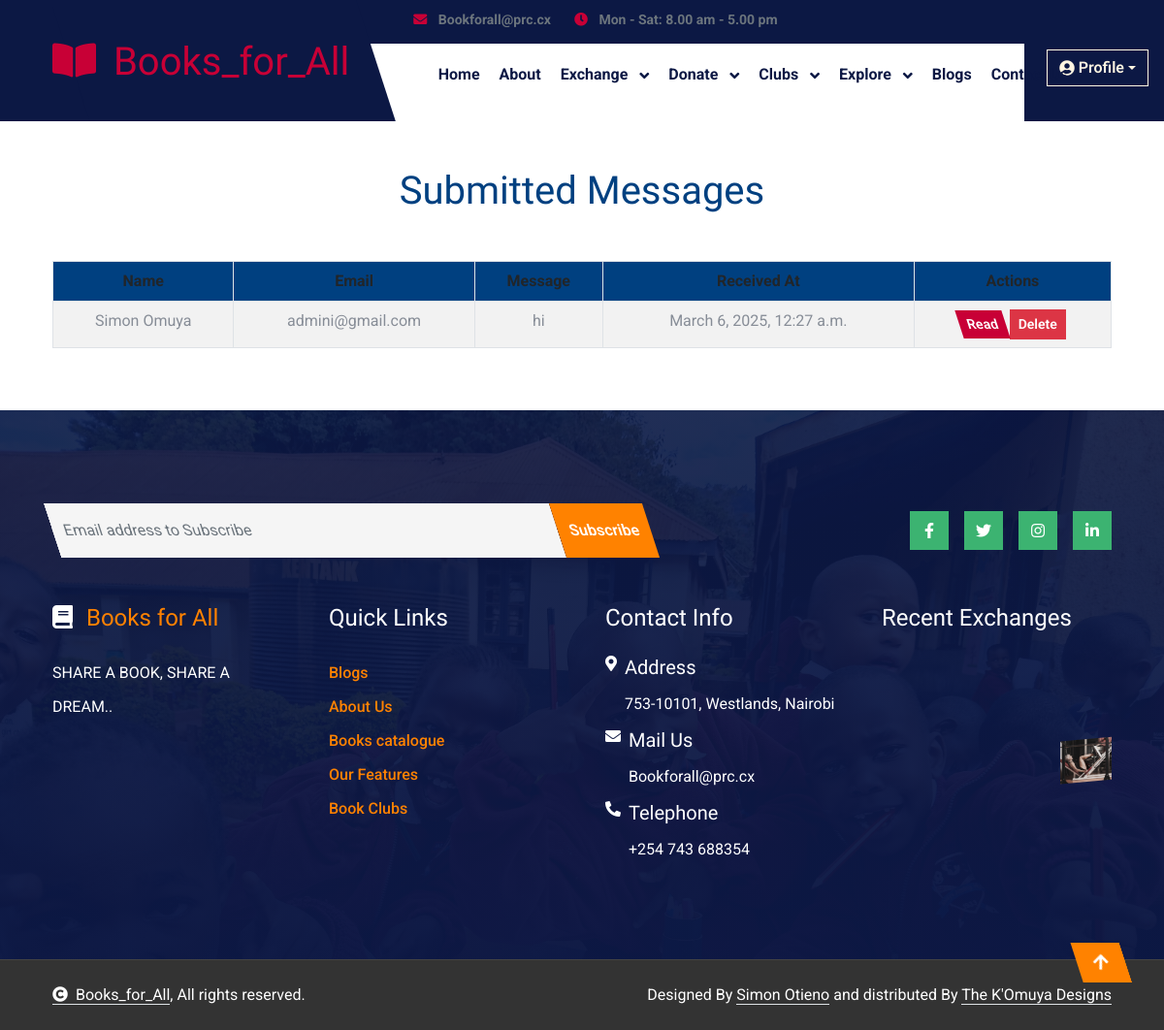
Screenshot of /messages/ with the database file from the repository.
### myapp/models.py (models this page shows, shortened)
class Message(models.Model):
    name = models.CharField(max_length=100)
    email = models.EmailField()
    message = models.TextField()
    created_at = models.DateTimeField(auto_now_add=True)

### myapp/views.py (the view)
# urls.py: path('messages/', views.view_messages, name='view_messages'),
def view_messages(request):
    messages = Message.objects.all().order_by('-created_at')  # Latest messages first
    return render(request, 'view_messages.html', {'messages': messages})

### myapp/templates/view_messages.html (shortened to what this page needs)
{% load static %}
<!DOCTYPE html>
<html lang="en">
<head>
    <link href="https://cdn.jsdelivr.net/npm/bootstrap@5.3.0/dist/css/bootstrap.min.css" rel="stylesheet">
    <link rel="stylesheet" href="https://use.fontawesome.com/releases/v5.15.4/css/all.css"/>
    <link href="https://cdn.jsdelivr.net/npm/bootstrap-icons@1.4.1/font/bootstrap-icons.css" rel="stylesheet">
    <link rel="stylesheet" href="{% static 'lib/animate/animate.min.css' %}"/>
    <link rel="stylesheet" href="{% static 'lib/owlcarousel/assets/owl.carousel.min.css' %}"/>
    <link rel="stylesheet" href="{% static 'css/bootstrap.min.css' %}"/>
    <link rel="stylesheet" href="{% static 'css/style.css' %}"/>
</head>
    <div class="container-fluid header-top">
    <div class="nav-shaps-2"></div>
    <div class="container d-flex align-items-center">
        <div class="d-flex align-items-center h-100">
            <a href="#" class="navbar-brand" style="height: 125px;">
                <h1 class="text-primary mb-0" style="color: #ffffff;">
                    <i class="fas fa-book-open me-2"></i> Books_for_All
                </h1>
            </a>
        </div>
        <div class="w-100 h-100">
            <div class="topbar px-0 py-2 d-none d-lg-block" style="height: 45px;">
                <div class="row gx-0 align-items-center">
                    <div class="col-lg-8 text-center text-lg-center mb-lg-0">
                        <div class="d-flex flex-wrap">
                            <div class="pe-4">
                                <a href="Bookforall@prc.cx" class="text-muted small"
                                    style="color: white; font-weight: bold;">
                                    <i class="fas fa-envelope text-primary me-2" style="color: white"></i>
                                    Bookforall@prc.cx
                                </a>
                            </div>
                            <div class="pe-0">
                                <a href="#" class="text-muted small"
                                    style="color: white; font-weight: bold;">
                                    <i class="fa fa-clock text-primary me-2" style="color: white"></i>
                                    Mon - Sat: 8.00 am - 5.00 pm
                                </a>
                            </div>
                        </div>
                    </div>
                    <div class="col-lg-4 text-center text-lg-end">
                        <div class="d-flex justify-content-end">
                            <div class="d-flex align-items-center pe-3">
                                <div class="position-absolute end-0 me-3" style="padding-top: 100px;">
                                    <div class="dropdown">
                                        <button class="btn btn-outline-light dropdown-toggle d-flex align-items-center"
                                            type="button" id="profileDropdown" data-bs-toggle="dropdown"
                                            aria-expanded="false">
                                            <i class="fas fa-user-circle me-1"></i> Profile
                                        </button>
                                    </div>
                                </div>
                            </div>
                        </div>
                    </div>
                </div>
            </div>
            <div class="nav-bar px-0 py-lg-0" style="height: 80px;">
                <nav class="navbar navbar-expand-lg navbar-light d-flex justify-content-lg-end">
                    <div class="collapse navbar-collapse" id="navbarCollapse">
                        <div class="navbar-nav mx-0 mx-lg-auto">
                            <a href="{% url 'home' %}" class="nav-item nav-link fw-bold text-dark">Home</a>
                            <a href="{% url 'about' %}" class="nav-item nav-link fw-bold text-dark">About</a>
                            <div class="nav-item dropdown">
                                <a href="#" class="nav-link dropdown-toggle fw-bold text-dark" data-bs-toggle="dropdown">
                                    Exchange
                                </a>
                            </div>
                            <div class="nav-item dropdown">
                                <a href="#" class="nav-link dropdown-toggle fw-bold text-dark" data-bs-toggle="dropdown">
                                    Donate
                                </a>
                            </div>
                            <div class="nav-item dropdown">
                                <a href="#" class="nav-link dropdown-toggle fw-bold text-dark" data-bs-toggle="dropdown">
                                    Clubs
                                </a>
                            </div>
                            <div class="nav-item dropdown">
                                <a href="#" class="nav-link dropdown-toggle fw-bold text-dark" data-bs-toggle="dropdown">
                                    Explore
                                </a>
                            </div>
                            <a href="{% url 'blogs' %}" class="nav-item nav-link fw-bold text-dark">Blogs</a>
                            <a href="{% url 'contact' %}" class="nav-item nav-link fw-bold text-dark">Contact Us</a>
                        </div>
                    </div>
                </nav>
            </div>
        </div>
    </div>
</div>
    <div class="container py-5">
        <h1 class="text-center mb-5" style="color: #004080;">Submitted Messages</h1>
        <table class="table table-bordered table-striped text-center">
            <thead style="background-color: #004080; color: #FFFFFF;">
                <tr>
                    <th>Name</th>
                    <th>Email</th>
                    <th>Message</th>
                    <th>Received At</th>
                    <th>Actions</th>
                </tr>
            </thead>
            <tbody>
                {% for message in messages %}
                    <tr>
                        <td>{{ message.name }}</td>
                        <td>{{ message.email }}</td>
                        <td>{{ message.message }}</td>
                        <td>{{ message.created_at }}</td>
                        <td>
                            <a href="{% url 'read_message' message.pk %}" class="btn btn-sm btn-primary">Read</a>
                            <a href="{% url 'delete_message' message.pk %}" class="btn btn-sm btn-danger">Delete</a>
                        </td>
                    </tr>
                {% empty %}
                    <tr>
                        <td colspan="5">No messages found.</td>
                    </tr>
                {% endfor %}
            </tbody>
        </table>
    </div>
<div class="container-fluid footer py-5 wow fadeIn" data-wow-delay="0.2s" style="background-color: #004080; color: #FFFFFF;">
    <div class="container py-5">
        <div class="row g-5 mb-5 align-items-center">
            <div class="col-lg-7">
                <div class="position-relative d-flex" style="transform: skew(18deg);">
                    <input class="form-control border-0 w-100 py-3 pe-5" type="text" placeholder="Email address to Subscribe" style="background-color: #F5F5F5; color: #333333;">
                    <button type="button" class="btn" style="background-color: #FF8200; color: #FFFFFF;"> <span>Subscribe</span></button>
                </div>
            </div>
            <div class="col-lg-5">
                <div class="d-flex align-items-center justify-content-center justify-content-lg-end">
                    <a class="btn btn-md-square me-3" href="https://facebook.com/bookforall20" style="background-color: #3CB371; color: #FFFFFF;"><i class="fab fa-facebook-f"></i></a>
                    <a class="btn btn-md-square me-3" href="ttps://x.com/Bookforall20" style="background-color: #3CB371; color: #FFFFFF;"><i class="fab fa-twitter"></i></a>
                    <a class="btn btn-md-square me-3" href=" https://instagram.com/bookforall20" style="background-color: #3CB371; color: #FFFFFF;"><i class="fab fa-instagram"></i></a>
                    <a class="btn btn-md-square me-0" href=" https://linkedln.com/bookforall20 " style="background-color: #3CB371; color: #FFFFFF;"><i class="fab fa-linkedin-in"></i></a>
                </div>
            </div>
        </div>
        <div class="row g-5">
            <div class="col-md-6 col-lg-6 col-xl-3">
                <div class="footer-item">
                    <h4 class="mb-4" style="color: #FF8200;"><i class="fas fa-book text-white me-2"></i> Books for All</h4>
                    <p class="mb-0">SHARE A BOOK, SHARE A DREAM..</p>
                </div>
            </div>
            <div class="col-md-6 col-lg-6 col-xl-3">
                <div class="footer-item">
                    <h4 class="mb-4 text-white">Quick Links</h4>
                    <a href="{% url 'blogs' %}" style="color: #FF8200;">Blogs</a>
                     <a href="{% url 'about' %}" style="color: #FF8200;">About Us</a>
                     <a href="{% url 'book_exchange_catalogue' %}" style="color: #FF8200;">Books catalogue</a>
                     <a href="{% url 'features' %}" style="color: #FF8200;">Our Features</a>
                     <a href="{% url 'view_book_clubs' %}" style="color: #FF8200;">Book Clubs</a>
                </div>
            </div>
            <div class="col-md-6 col-lg-6 col-xl-3">
                <div class="footer-item">
                    <h4 class="mb-4 text-white">Contact Info</h4>
                    <div class="row g-2">
                        <div class="col-12">
                            <div class="d-flex">
                                <i class="fas fa-map-marker-alt text-white me-2"></i>
                                <div>
                                    <h5 class="text-white mb-2">Address</h5>
                                    <p class="mb-0">753-10101, Westlands, Nairobi</p>
                                </div>
                            </div>
                        </div>
                        <div class="col-12">
                            <div class="d-flex">
                                <i class="fas fa-envelope text-white me-2"></i>
                                <div>
                                    <h5 class="text-white mb-2">Mail Us</h5>
                                    <p class="mb-0">Bookforall@prc.cx</p>
                                </div>
                            </div>
                        </div>
                        <div class="col-12">
                            <div class="d-flex">
                                <i class="fa fa-phone-alt text-white me-2"></i>
                                <div>
                                    <h5 class="text-white mb-2">Telephone</h5>
                                    <p class="mb-0">+254 743 688354</p>
                                </div>
                            </div>
                        </div>
                    </div>
                </div>
            </div>
            <div class="col-md-6 col-lg-6 col-xl-3">
                <div class="footer-item">
                    <h4 class="mb-4 text-white">Recent Exchanges</h4>
                    <div class="row g-2">
                        {% for i in 1|rjust:"12" %}
                            <div class="col-3">
                                <div class="footer-item-img">
                                    <a href="#"><img src="{% static 'img/work-'|add:i|add:'.jpg' %}" class="img-fluid" alt=""></a>
                                </div>
                            </div>
                        {% endfor %}
                    </div>
                </div>
            </div>
        </div>
    </div>
</div>
<div class="container-fluid copyright py-4" style="background-color: #333333;">
    <div class="container">
        <div class="row g-4 align-items-center">
            <div class="col-md-6 text-center text-md-start mb-md-0">
                <span class="text-white"><a href="#" class="border-bottom text-white"><i class="fas fa-copyright text-white me-2"></i>Books_for_All</a>, All rights reserved.</span>
            </div>
            <div class="col-md-6 text-center text-md-end text-white">
            Designed By <a class="border-bottom text-white" href="mailto:simonotienoomuya@gmail.com">Simon Otieno</a>
            and distributed By <a href="https://wa.me/254114159302?text=I%20need%20a%20web%20design%20,%20we%20can%20connect" class="border-bottom text-white"> The K'Omuya Designs
            </a>
        </div>
        </div>
    </div>
</div>
<div class="back-to-top">
    <a href="#" class="btn" style="background-color: #FF8200; color: #FFFFFF;"><i class="fa fa-arrow-up"></i></a>
</div>
</body>
</html>

### myapp/static/css/style.css (style rules this page uses)
.back-to-top a { display: flex; justify-content: center; align-items: center; position: fixed; bottom: 50px; right: 40px; width: 50px; height: 40px; margin: 0px; font-size: 18px; background: var(--bs-primary); color: var(--bs-white); transition: 0.5s; z-index: 999; transform: skew(18deg); }
.back-to-top a i { transform: skew(-18deg); }
.btn { font-weight: 600; transition: .5s; }
.btn-md-square { width: 40px; height: 40px; }
.btn-square, .btn-sm-square, .btn-md-square, .btn-lg-square, .btn-xl-square { padding: 0; display: flex; align-items: center; justify-content: center; font-weight: normal; }
.btn.btn-primary { color: var(--bs-white); border: none; transform: skew(18deg); transition: 0.5s; }
.header-top { height: 100%; position: relative; }
.header-top::after { content: ""; position: absolute; overflow: hidden; width: 16%; height: 100%; top: 0; left: 0; background: var(--bs-dark); z-index: 1; }
@media (min-width: 992px) { .header-top::before { content: ""; position: absolute; overflow: hidden; width: 100%; height: 45px; top: 0; right: 0; background: var(--bs-dark); z-index: -1; } }
.navbar-brand { position: relative; overflow: hidden; padding: 40px 50px 40px 0; }
.navbar-brand::before { content: ""; position: absolute; overflow: hidden; width: 300px; height: 600px; top: -200px; right: 18px; background: var(--bs-dark); transform: rotate(-18deg); z-index: -1; }
.header-top .navbar-brand { position: relative; z-index: 99; }
.nav-bar .navbar { z-index: 9; }
.navbar .navbar-nav .nav-item .nav-link { padding: 0; }
.navbar .navbar-nav .nav-item { display: flex; align-items: center; padding: 0; margin-right: 20px; }
.navbar .dropdown-toggle::after { border: none; content: "\f107"; font-family: "Font Awesome 5 Free"; font-weight: 600; vertical-align: middle; margin-left: 8px; }
@media (min-width: 992px) { .navbar { padding: 20px 0; } }
@media (min-width: 992px) { .navbar .navbar-nav { width: 100%; display: flex; justify-content: center; align-items: center; background: var(--bs-light); border-radius: 10px; } }
@media (min-width: 992px) { .navbar-nav { background: transparent !important; } }
@media (min-width: 992px) { .nav-shaps-2 { position: absolute; overflow: hidden; width: 12%; height: 100%; top: 0; right: 0; background: var(--bs-dark); z-index: -1; } }
.footer { overflow: hidden; background: linear-gradient(rgba(12, 24, 68, 0.9), rgba(12, 24, 68, 0.98)), url(../img/back.jpg); background-position: center top; background-repeat: no-repeat; background-size: cover; }
.footer button { border: none; transition: 0.5s; }
.footer .footer-item { display: flex; flex-direction: column; }
.footer .footer-item .footer-item-img { transform: matrix(1, -0.09, 0, 1, 0, 0); transition: 0.5s; }
.footer .footer-item .footer-item-img img { filter: grayscale(50%); transition: 0.5s; }
.footer .footer-item a { line-height: 35px; font-size: 16px; font-weight: 500; color: var(--bs-white); transition: 0.5s; }
.footer .footer-item p { line-height: 35px; }
.copyright { border-top: 1px solid rgba(255, 255, 255, 0.08); background: var(--bs-dark); }

### rows the page displays
Message: name "Simon Omuya", email "admini@gmail.com", message "hi", created_at "March 6, 2025, 12:27 a.m."
